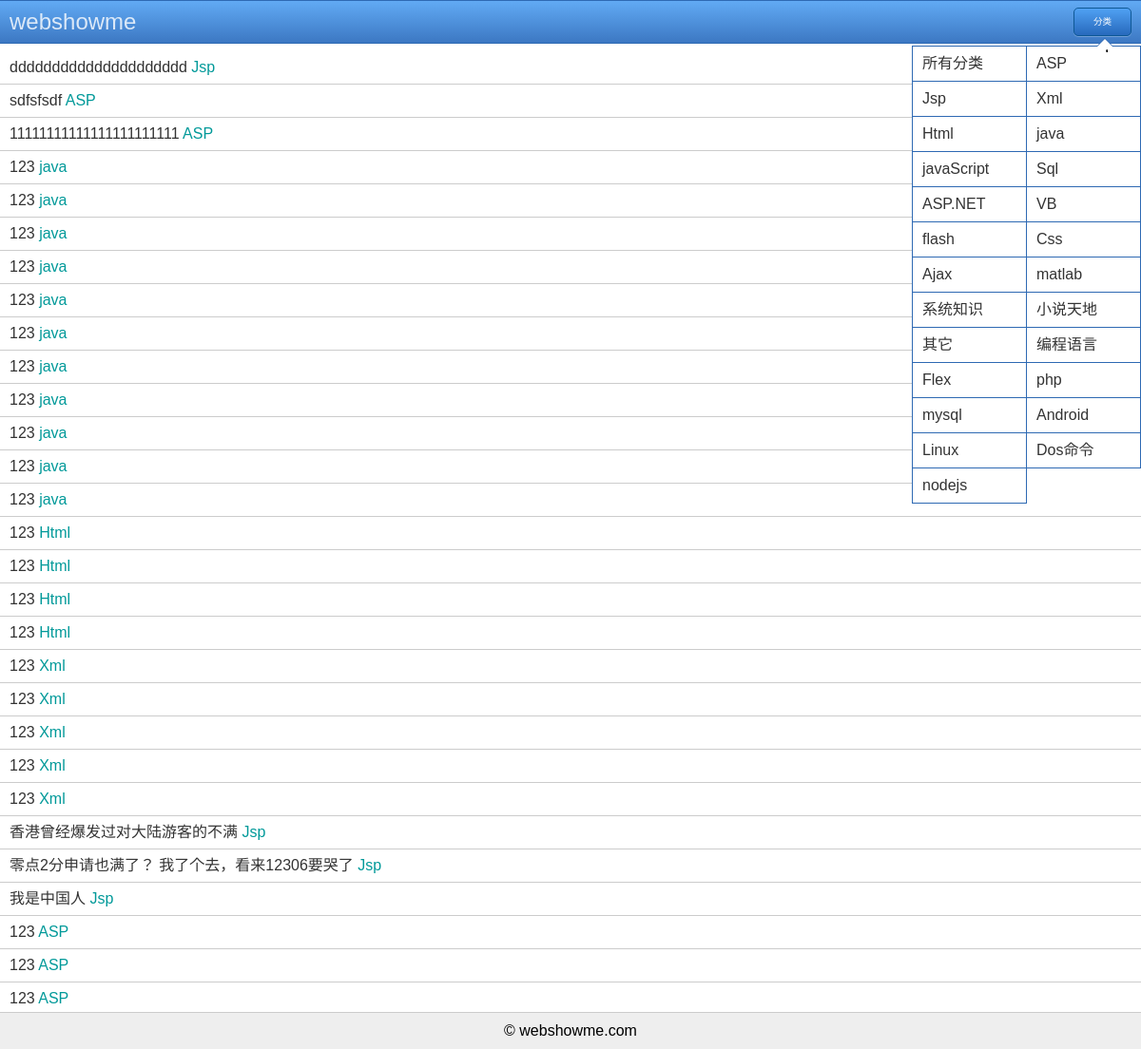
The page / on the database its author committed.
### tables this page shows
CREATE TABLE `gl_article` (
  `article_id` int(11) NOT NULL auto_increment,
  `article_title` varchar(255) default NULL,
  `article_content` varchar(255) default NULL,
  `article_author` varchar(255) default NULL,
  `article_time` int(11) default NULL,
  `article_category` tinyint(4) default NULL,
  PRIMARY KEY  (`article_id`)
);

### core/config_db.php (called while the page is built)
<?php
	return array(
	"url"=>"202.102.86.234:3306",
	"name" => "webshowme",
	"user" => "webshowme",
	"pasw" => "laozi12345"
	);

### core/db.php (called while the page is built, shortened)
<?php
	Class DB{
		private $conn;
		public function __construct(){
			$db = include_once 'config_db.php';
			$this->conn = mysql_connect($db["url"],$db["user"],$db["pasw"]);
		}
		private function query($query_str){
			if ($this->conn){
				return mysql_query($query_str);
			}else{
				return false;
			}
		}
		public function getArticlesByCategoryId($categoryid,$page,$pageSize){
			$query_str = 'select * from gl_article ';
			$query_str .= 'order by article_id desc limit '.($page-1)*$pageSize.','.$pageSize;
			$record = $this->query($query_str);
			return $record;
		}
	}

### core/config_article_category.php (called while the page is built)
<?php
	return array(
	"0" => "所有分类",
	"1" => "ASP",
	"2" => "Jsp",
	"3" => "Xml",
	"4" => "Html",
	"5" => "java",
	"6" => "javaScript",
	"7" => "Sql",
	"8" => "ASP.NET",
	"9" => "VB",
	"10" => "flash",
	"11" => "Css",
	"12" => "Ajax",
	"13" => "matlab",
	"14" => "系统知识",
	"15" => "小说天地",
	"16" => "其它",
	"17" => "编程语言",
	"18" => "Flex",
	"19" => "php",
	"20" => "mysql",
	"21" => "Android",
	"22" => "Linux",
	"23" => "Dos命令",
	"24" => "nodejs"
	);

### index.php (the view, shortened to what this page needs)
<?php
require_once ROOT_PATH.'/core/db.php';
$category = include ROOT_PATH.'/core/config_article_category.php';
$mydb = new DB();
$article_list = $mydb->getArticlesByCategoryId(0,1,30);
?>
<!DOCTYPE html>
<html manifest="index.appcache">
<head>
<link rel="stylesheet" href="css/base.css" type="text/css"/>
</head>
<body>
<header class="header">
 	<a class="logo">webshowme</a>
 	<a href="javascript:;" class="button">分类</a>
</header>
<aside>
  <nav>
    <ul class="list">
      <?php
		while ($p = mysql_fetch_object($article_list)){
	  ?>
      <li class="article_list_li">
		<span class="title">
			<a href="article.php?id=<?php echo $p->article_id;?>" target="_self"><?php echo $p->article_title;?></a>
		</span>
		<span class="category"><a href="?categoryid=<?php echo $p->article_category;?>" class="c_green" target="_self"><?php echo $category[$p->article_category];?></a></span>
		</li>
      <?php
	}
	?>
    </ul>
  </nav>
</aside>
<footer> &copy; webshowme.com <script type="text/javascript" src="http://tajs.qq.com/stats?sId=9133643" charset="UTF-8"></script></footer>
</body>

### css/base.css (style rules this page uses)
html { background-image:url(about:blank);background-color:#fff;background-attachment:fixed;display:block;height:100%; }
body { margin:0;padding:0;background:url(../images/body.png) repeat-x;font-family:Arial;font-size:1em;display:block;height:100%; }
.list a { text-decoration:none;color:#333; }
.logo { font-size:24px;display:inline-block;height:44px;line-height:44px;margin-left:10px;color:rgba(255,255,255,0.8); }
.header { height:44px;z-index:1;background:#418ddc;background:-moz-linear-gradient(top,rgba(80,161,243,.9),rgba(39,105,188,.9));background:-webkit-gradient(linear,top,from(rgba(80,161,243,.9)),to(rgba(39,105,188,.9)));background:-webkit-linear-gradient(top,rgba(80,161,243,.9),rgba(39,105,188,.9));background:-o-linear-gradient(top,rgba(80,161,243,.9),rgba(39,105,188,.9));background-image:-ms-linear-gradient(top,rgba(80,161,243,.9),rgba(39,105,188,.9));border:1px solid #2e69b3;border-left:0;border-right:0;position:fixed;top:0;left:0;width:100%;display:none; }
.button { width:59px;height:28px;line-height:28px;color:#fff;text-decoration:none; background:-webkit-linear-gradient(top,#50A1F3,#2769BC);background:linear-gradient(to bottom, #50A1F3, #2769BC); border:0px;text-align:center;font-size:0.6em;border:1px solid #0e5895;box-shadow:0 1px rgba(255, 255, 255, .25);position:relative;border-radius:5px; }
.header .button { display:inline-block;position:absolute;top:7px;right:10px; }
.title { text-align:left;margin:15px auto;font-size:1.4em; }
.list { margin:0;padding:0; }
.list li { margin:0;padding:0;height:34px;line-height:34px;border-bottom:1px solid #ccc;text-indent:10px;overflow:hidden;white-space:nowrap;text-overflow:ellipsis; }
.list .title { font-size:1em; }
.category a { color:#099; }
footer { text-align:center;padding:10px 0;margin:15px 0 0;background:#eee;border-top:1px solid #ccc;position:fixed;bottom:0;width:100%;display:none; }
@media (min-width:960px) { body { margin-top:54px; } }
@media (min-width:960px) { footer { display:block; } }
@media (min-width:960px) { .title,.subtitle,.content { max-width:960px; } }
@media (min-width:960px) { .header { display:block; } }

### rows shown on the page
gl_article: article_title "ddddddddddddddddddddd", article_category "Jsp"
gl_article: article_title "sdfsfsdf", article_category "ASP"
gl_article: article_title "11111111111111111111111", article_category "ASP"
gl_article: article_title "123", article_category "java"
gl_article: article_title "123", article_category "java"
gl_article: article_title "123", article_category "java"
gl_article: article_title "123", article_category "java"
gl_article: article_title "123", article_category "java"
gl_article: article_title "123", article_category "java"
gl_article: article_title "123", article_category "java"
gl_article: article_title "123", article_category "java"
gl_article: article_title "123", article_category "java"
gl_article: article_title "123", article_category "java"
gl_article: article_title "123", article_category "java"
gl_article: article_title "123", article_category "Html"
gl_article: article_title "123", article_category "Html"
gl_article: article_title "123", article_category "Html"
gl_article: article_title "123", article_category "Html"
gl_article: article_title "123", article_category "Xml"
gl_article: article_title "123", article_category "Xml"
gl_article: article_title "123", article_category "Xml"
gl_article: article_title "123", article_category "Xml"
gl_article: article_title "123", article_category "Xml"
gl_article: article_title "香港曾经爆发过对大陆游客的不满", article_category "Jsp"
gl_article: article_title "零点2分申请也满了？ 我了个去，看来12306要哭了", article_category "Jsp"
gl_article: article_title "我是中国人", article_category "Jsp"
gl_article: article_title "123", article_category "ASP"
gl_article: article_title "123", article_category "ASP"
gl_article: article_title "123", article_category "ASP"
